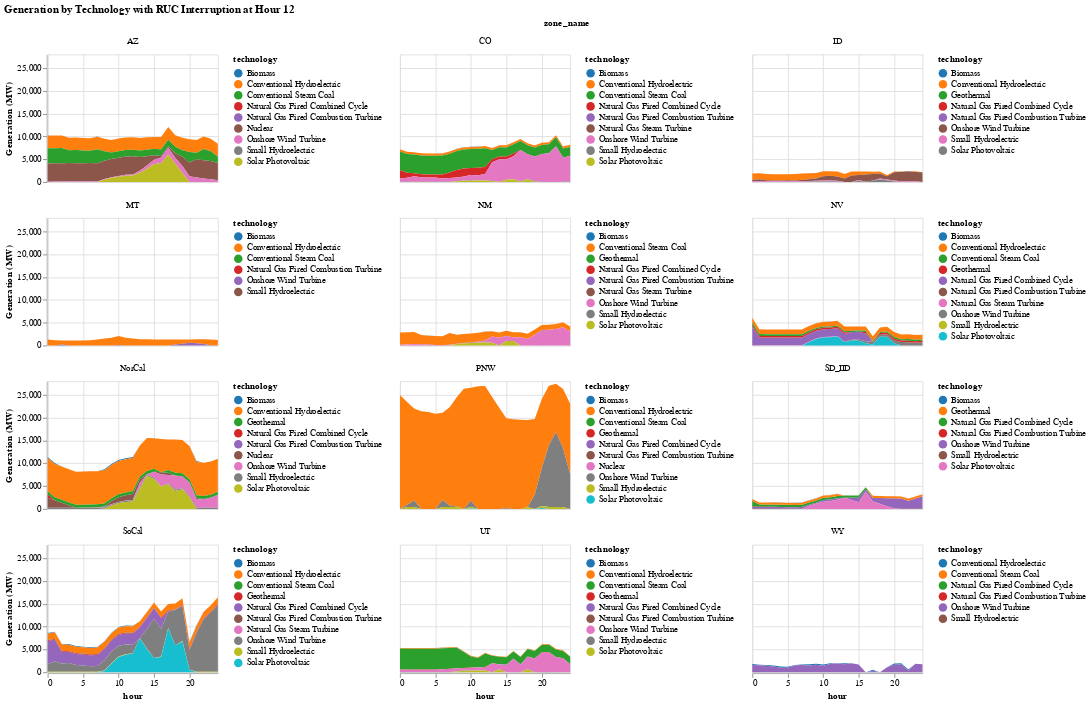

Notebook code for this chart:
### Code cell
# Plot generation by technology for each zone in a 4x3 grid for RUC solution
# Combined with original solution for first 12 hours

# Combine original and RUC solutions by zone
combined_gen_zone = DataFrame()

# Original solution up to recommit_time (exclusive)
original_cutoff_zone = solution.gen[solution.gen.hour .< (initial_time + recommit_time), :]
original_cutoff_zone = innerjoin(original_cutoff_zone, gen_df[:, [:r_id, :technology, :zone]], on = :r_id)
original_cutoff_zone = combine(groupby(original_cutoff_zone, [:technology, :zone, :hour]), :gen => sum => :gen_sum)

# RUC solution from recommit_time onwards (inclusive)
ruc_gen_zone = innerjoin(ruc_solution.gen, gen_df[:, [:r_id, :technology, :zone]], on = :r_id)
ruc_gen_zone = combine(groupby(ruc_gen_zone, [:technology, :zone, :hour]), :gen => sum => :gen_sum)

# Combine both parts
append!(combined_gen_zone, original_cutoff_zone)
append!(combined_gen_zone, ruc_gen_zone)

# Add zone names
combined_gen_zone = innerjoin(combined_gen_zone, DataFrame(zone = collect(keys(zone_dict)), zone_name = collect(values(zone_dict))), on = :zone)

# Rescale hours
combined_gen_zone.hour = combined_gen_zone.hour .- initial_time

# Create the grid plot with consistent colors
combined_gen_zone |>
@vlplot(
    columns = 3,
    facet = {field = "zone_name", type = "nominal"},
    spec = {
        mark = :area,
        width = 200,
        height = 150,
        encoding = {
            x = {field = :hour, type = "quantitative"},
            y = {field = :gen_sum, type = "quantitative", stack = :zero, title = "Generation (MW)"},
            color = {field = "technology", type = "nominal", scale = {scheme = "category10"}}
        }
    },
    title = "Generation by Technology with RUC Interruption at Hour $(recommit_time)",
    resolve = {scale = {color = "independent"}}
)

### Figure 1 — Vega specification as saved in the notebook (floating-point values rounded to 4 significant figures; data arrays with more than 128 entries replaced by an {"elided": "..."} marker saying what was removed)
{"$schema": "https://vega.github.io/schema/vega/v5.json", "background": "white", "data": [{"name": "source_0", "values": {"elided": "2550 records"}}, {"name": "data_0", "source": "source_0", "transform": [{"as": "hour", "expr": "toNumber(datum[\"hour\"])", "type": "formula"}, {"field": "gen_sum", "groupby": ["technology", "zone_name"], "key": "hour", "method": "value", "type": "impute", "value": 0}, {"as": ["gen_sum_start", "gen_sum_end"], "field": "gen_sum", "groupby": ["hour", "zone_name"], "offset": "zero", "sort": {"field": ["technology"], "order": ["descending"]}, "type": "stack"}]}, {"name": "facet_domain", "source": "data_0", "transform": [{"groupby": ["zone_name"], "type": "aggregate"}]}, {"name": "facet_domain_row", "transform": [{"start": 0, "stop": {"signal": "ceil(length(data(\"facet_domain\")) / 3)"}, "type": "sequence"}]}, {"name": "facet_domain_column", "transform": [{"start": 0, "stop": {"signal": "min(length(data(\"facet_domain\")), 3)"}, "type": "sequence"}]}], "layout": {"align": "all", "bounds": "full", "columns": 3, "padding": 20}, "marks": [{"name": "facet-title", "role": "column-title", "title": {"offset": 10, "style": "guide-title", "text": "zone_name"}, "type": "group"}, {"axes": [{"grid": false, "labelOverlap": true, "orient": "left", "scale": "y", "tickCount": {"signal": "ceil(child_height/40)"}, "title": "Generation (MW)", "zindex": 0}], "encode": {"update": {"height": {"signal": "child_height"}}}, "from": {"data": "facet_domain_row"}, "name": "row_header", "role": "row-header", "type": "group"}, {"axes": [{"grid": false, "labelFlush": true, "labelOverlap": true, "orient": "bottom", "scale": "x", "tickCount": {"signal": "ceil(child_width/40)"}, "title": "hour", "zindex": 0}], "encode": {"update": {"width": {"signal": "child_width"}}}, "from": {"data": "facet_domain_column"}, "name": "column_footer", "role": "column-footer", "type": "group"}, {"axes": [{"aria": false, "domain": false, "grid": true, "gridScale": "y", "labels": false, "maxExtent": 0, "minExtent": 0, "orient": "bottom", "scale": "x", "tickCount": {"signal": "ceil(child_width/40)"}, "ticks": false, "zindex": 0}, {"aria": false, "domain": false, "grid": true, "gridScale": "x", "labels": false, "maxExtent": 0, "minExtent": 0, "orient": "left", "scale": "y", "tickCount": {"signal": "ceil(child_height/40)"}, "ticks": false, "zindex": 0}], "encode": {"update": {"height": {"signal": "child_height"}, "width": {"signal": "child_width"}}}, "from": {"facet": {"data": "data_0", "groupby": ["zone_name"], "name": "facet"}}, "legends": [{"fill": "child_color", "symbolType": "circle", "title": "technology"}], "marks": [{"encode": {"update": {"height": {"field": {"group": "height"}}, "width": {"field": {"group": "width"}}}}, "from": {"facet": {"data": "facet", "groupby": ["technology"], "name": "faceted_path_child_main"}}, "marks": [{"encode": {"update": {"defined": {"signal": "isValid(datum[\"hour\"]) && isFinite(+datum[\"hour\"]) && isValid(datum[\"gen_sum\"]) && isFinite(+datum[\"gen_sum\"])"}, "description": {"signal": "\"hour: \" + (format(datum[\"hour\"], \"\")) + \"; Generation (MW): \" + (format(datum[\"gen_sum\"], \"\")) + \"; technology: \" + (isValid(datum[\"technology\"]) ? datum[\"technology\"] : \"\"+datum[\"technology\"])"}, "fill": {"field": "technology", "scale": "child_color"}, "orient": {"value": "vertical"}, "x": {"field": "hour", "scale": "x"}, "y": {"field": "gen_sum_end", "scale": "y"}, "y2": {"field": "gen_sum_start", "scale": "y"}}}, "from": {"data": "faceted_path_child_main"}, "name": "child_marks", "sort": {"field": "datum[\"hour\"]"}, "style": ["area"], "type": "area"}], "name": "child_pathgroup", "type": "group"}], "name": "cell", "scales": [{"domain": {"data": "facet", "field": "technology", "sort": true}, "name": "child_color", "range": {"scheme": "category10"}, "type": "ordinal"}], "sort": {"field": ["datum[\"zone_name\"]"], "order": ["ascending"]}, "style": "cell", "title": {"frame": "group", "offset": 10, "style": "guide-label", "text": {"signal": "isValid(parent[\"zone_name\"]) ? parent[\"zone_name\"] : \"\"+parent[\"zone_name\"]"}}, "type": "group"}], "padding": 5, "scales": [{"domain": {"data": "data_0", "field": "hour"}, "name": "x", "nice": true, "range": [0, {"signal": "child_width"}], "type": "linear", "zero": false}, {"domain": {"data": "data_0", "fields": ["gen_sum_start", "gen_sum_end"]}, "name": "y", "nice": true, "range": [{"signal": "child_height"}, 0], "type": "linear", "zero": true}], "signals": [{"name": "child_width", "value": 200}, {"name": "child_height", "value": 150}], "title": {"anchor": "start", "text": "Generation by Technology with RUC Interruption at Hour 12"}}
